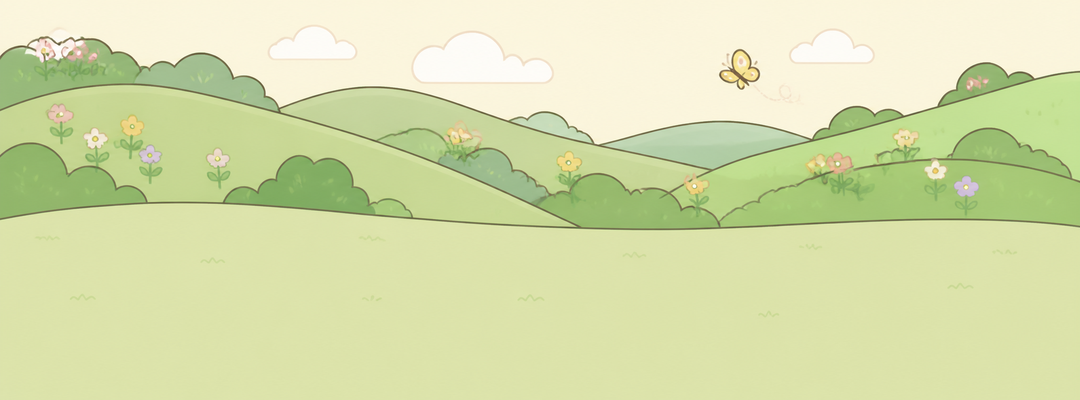
#> input picture assets/images/bg/bg_act1_wide.png, 1080 x 400 px
$ python make_feature_graphic.py
#> lines starting #> are read from the running program, lines starting #| are printed output that depends on the picture
# -*- coding: utf-8 -*-
"""플레이 스토어 그래픽 이미지(1024×500)를 만든다.

    python tool/make_feature_graphic.py

스토어 목록 맨 위에 걸리는 배너다. 게임 배경 위에 아이콘 속 병아리를 얹는다.
글자는 넣지 않는다 — 13개 언어로 나가는데 배너에 한 언어만 박으면 어색하고,
스토어가 이 이미지 위에 앱 이름을 따로 얹어 주기도 한다.
"""
import io, os, sys

sys.stdout = io.TextIOWrapper(sys.stdout.buffer, encoding='utf-8')
from PIL import Image

ROOT = os.path.dirname(os.path.dirname(os.path.abspath(__file__)))
W, H = 1024, 500


def main():
    # 배경: 1막 낮 풀밭 (가로형이 이 비율에 가깝다)
    bg = Image.open(
        os.path.join(ROOT, 'assets', 'images', 'bg', 'bg_act1_wide.png')
    ).convert('RGB')
#> bg is the input picture: PIL image 1080x400 RGB; mean R, G, B 213.4, 222.3, 170.8
    # 가로를 맞추고 아래쪽(풀밭)이 보이게 잘라낸다
    scale = W / bg.width
#> scale = 0.948
    bg = bg.resize((W, int(bg.height * scale)), Image.LANCZOS)
#> bg: PIL image 1024x379 RGB
    top = max(0, bg.height - H)
#> top = 0
    out = bg.crop((0, top, W, top + H)) if bg.height >= H else bg.resize((W, H))
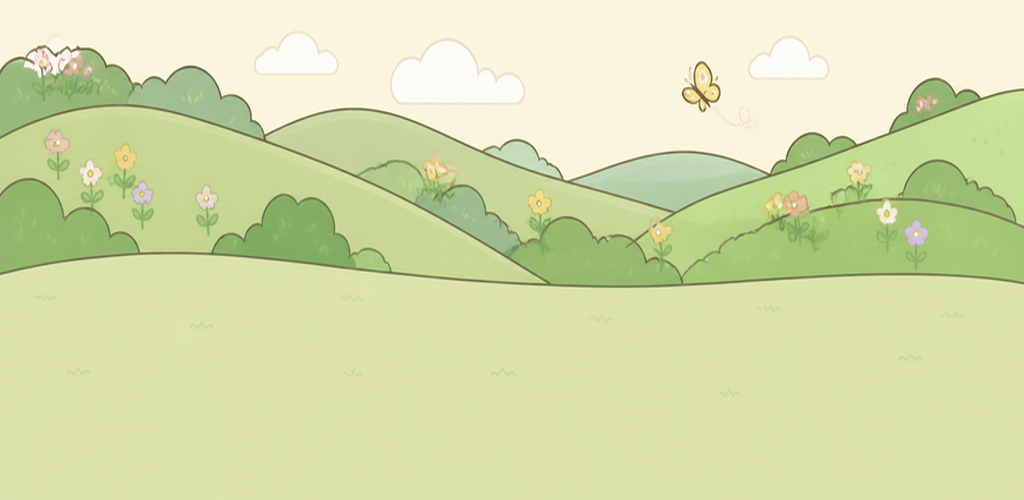
#> out: PIL image 1024x500 RGB; mean R, G, B 213.4, 222.3, 170.8

    # 주인공: 아이콘 앞층(투명)을 그대로 쓴다 — 아이콘과 같은 얼굴로 보이게
#> (the run stopped early here; a loop or call above may not have finished)

$ run again, with assets/images/bg/bg_act2_wide.png copied over assets/images/bg/bg_act1_wide.png
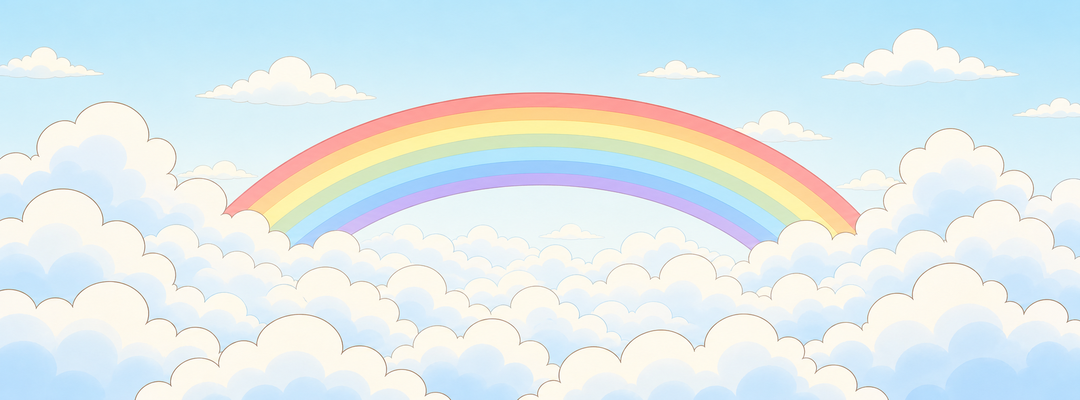
#> input picture assets/images/bg/bg_act2_wide.png, 1080 x 400 px
#> in main, bg is the input picture: PIL image 1080x400 RGB; mean R, G, B 222.9, 235.7, 238.5
#> bg: PIL image 1024x379 RGB
#> in main, `out = bg.crop((0, top, W, top + H)) if bg.height >= H else bg.resize((..`:
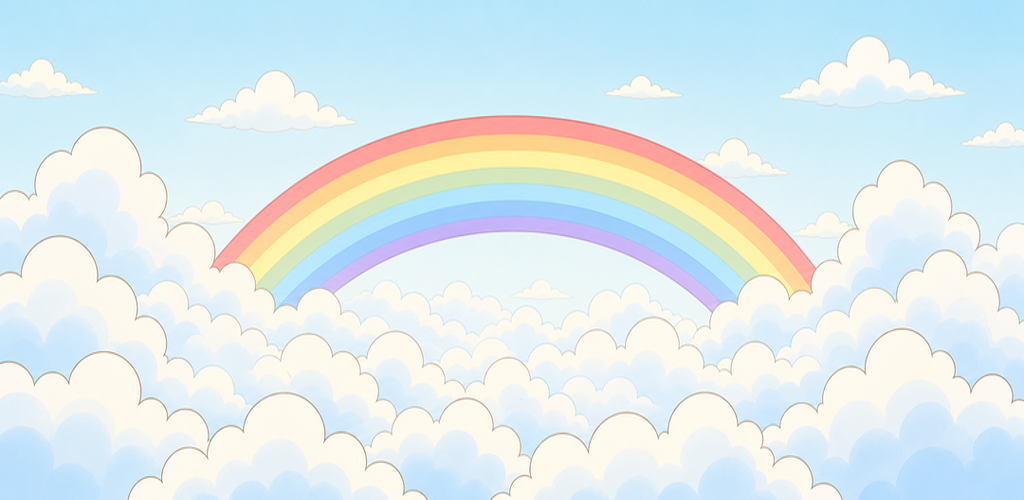
#> out: PIL image 1024x500 RGB; mean R, G, B 222.9, 235.7, 238.4

$ run again, with assets/images/bg/bg_act3_wide.png copied over assets/images/bg/bg_act1_wide.png
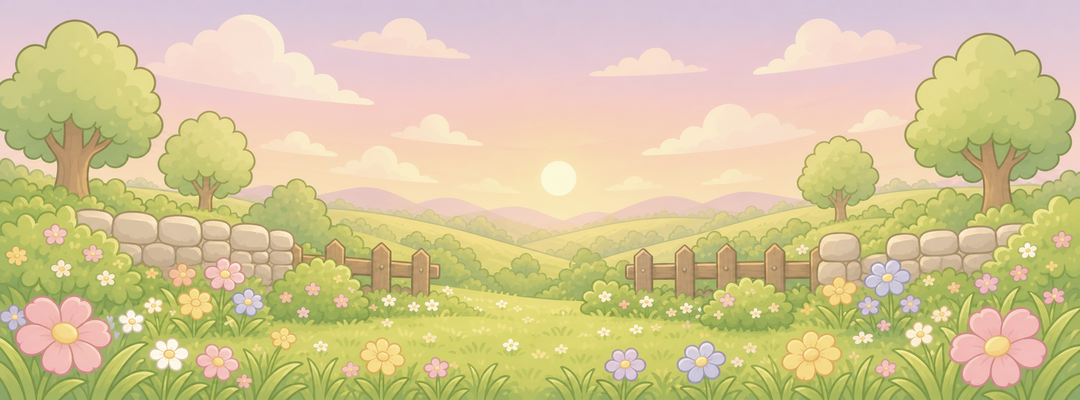
#> input picture assets/images/bg/bg_act3_wide.png, 1080 x 400 px
#> in main, bg is the input picture: PIL image 1080x400 RGB; mean R, G, B 212, 198.5, 151.2
#> bg: PIL image 1024x379 RGB
#> in main, `out = bg.crop((0, top, W, top + H)) if bg.height >= H else bg.resize((..`:
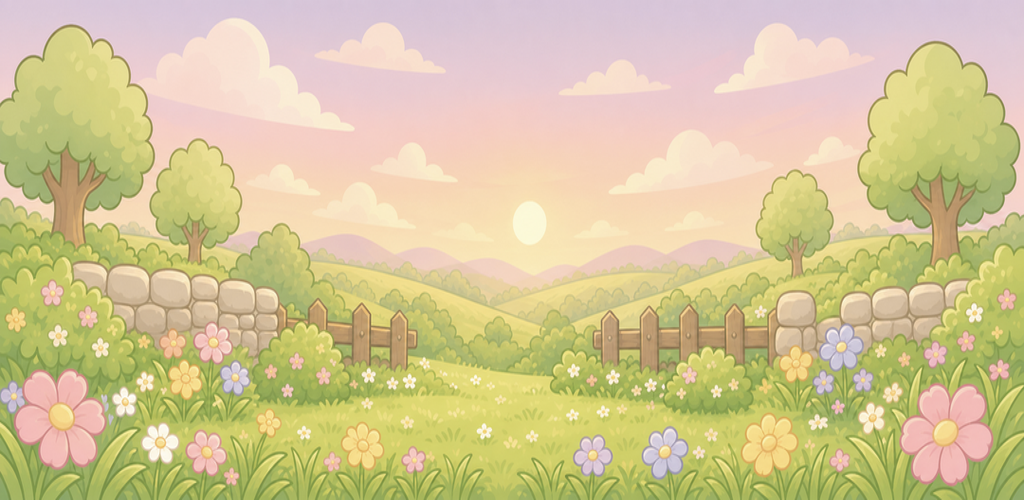
#> out: PIL image 1024x500 RGB; mean R, G, B 212, 198.5, 151.2

$ run again, with assets/images/bg/bg_act4_wide.png copied over assets/images/bg/bg_act1_wide.png
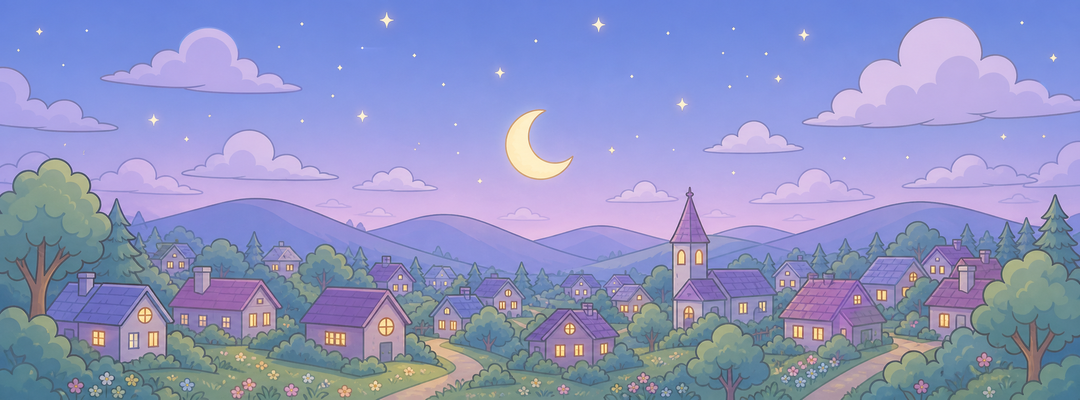
#> input picture assets/images/bg/bg_act4_wide.png, 1080 x 400 px
#> in main, bg is the input picture: PIL image 1080x400 RGB; mean R, G, B 143, 148.1, 194.8
#> bg: PIL image 1024x379 RGB
#> in main, `out = bg.crop((0, top, W, top + H)) if bg.height >= H else bg.resize((..`:
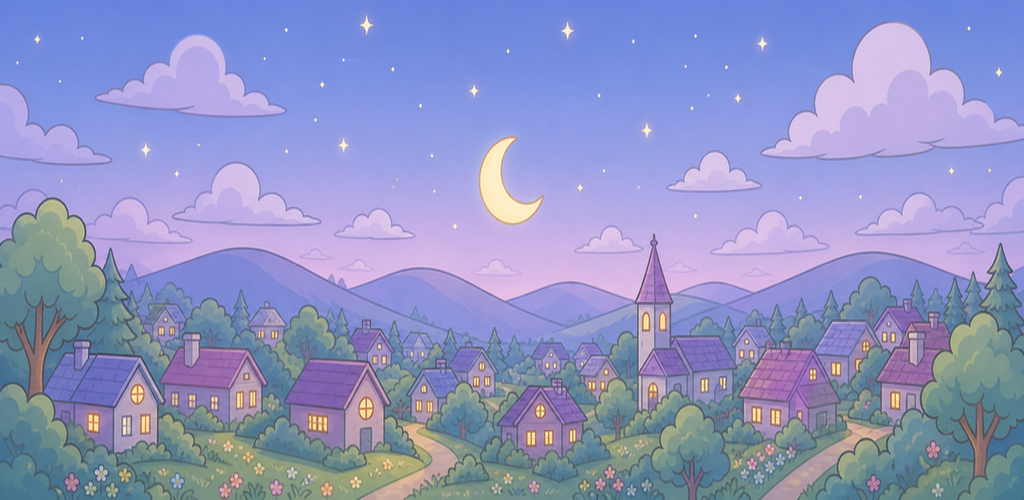
#> out: PIL image 1024x500 RGB; mean R, G, B 143, 148.1, 194.7
